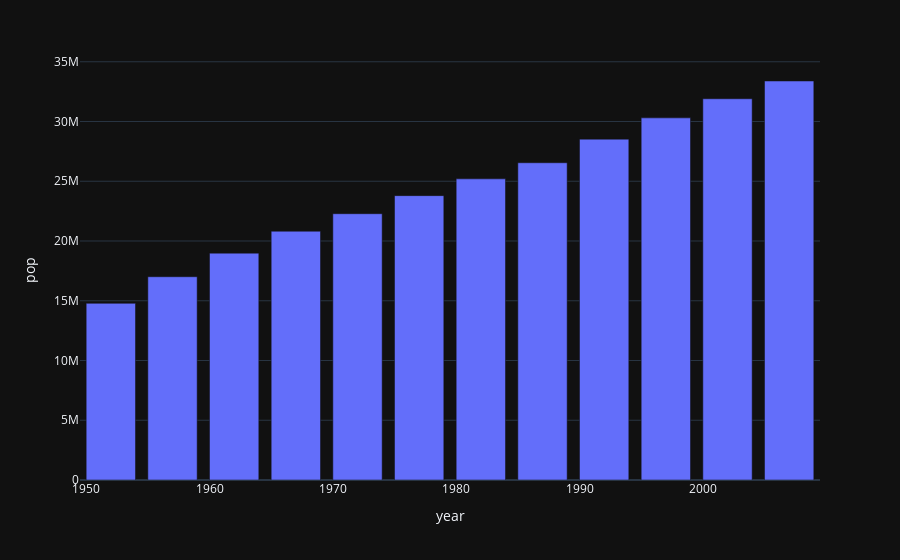

Here is the notebook cell this chart was saved with:
### Markdown cell above
# Bar Chart

### Code cell
data_canada = px.data.gapminder().query("country == 'Canada'")

fig = px.bar(data_canada, x='year', y='pop')
fig.show()

### Figure 1 — Plotly figure (JSON) as saved in the notebook; plotly's stock layout.template omitted (floating-point values rounded to 4 significant figures)
{"data": [{"alignmentgroup": "True", "hovertemplate": "year=%{x}<br>pop=%{y}<extra></extra>", "legendgroup": "", "marker": {"color": "#636efa", "pattern": {"shape": ""}}, "name": "", "offsetgroup": "", "orientation": "v", "showlegend": false, "textposition": "auto", "x": [1952, 1957, 1962, 1967, 1972, 1977, 1982, 1987, 1992, 1997, 2002, 2007], "xaxis": "x", "y": [14785584, 17010154, 18985849, 20819767, 22284500, 23796400, 25201900, 26549700, 28523502, 30305843, 31902268, 33390141], "yaxis": "y", "type": "bar"}], "layout": {"xaxis": {"anchor": "y", "domain": [0.0, 1.0], "title": {"text": "year"}}, "yaxis": {"anchor": "x", "domain": [0.0, 1.0], "title": {"text": "pop"}}, "legend": {"tracegroupgap": 0}, "margin": {"t": 60}, "barmode": "relative"}}
